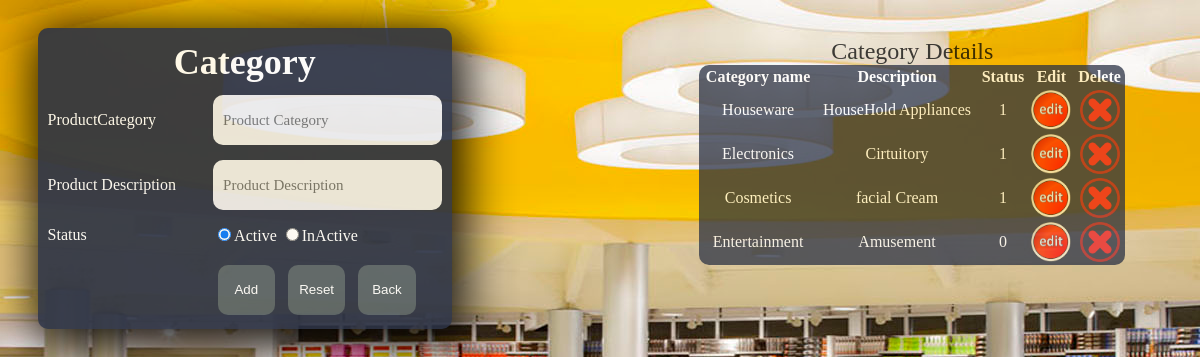
The page /category.php (signed in) on the database its author committed.
### tables this page shows
CREATE TABLE `category` (
  `cat_id` int(11) NOT NULL AUTO_INCREMENT,
  `cat_name` varchar(255) DEFAULT NULL,
  `cat_description` varchar(255) DEFAULT NULL,
  `cat_active` int(11) DEFAULT NULL,
  PRIMARY KEY (`cat_id`)
);

### category.php (the view, shortened to what this page needs)
<html>
	<head>
			<link rel="stylesheet" type="text/css" href="category.css">
	</head>
<body>
	<?php
	echo "<div id='div1'><table border='0' id='fom1'>
  <caption><font size='5' color='black'>Category Details</font></caption>
	<tr>
	<th>Category name</th>
	<th>Description</th>
	 <th>Status</th>
	 <th>Edit</th>
	 <th>Delete</th>
     </tr>";
     $con=mysqli_connect("localhost","root","","ishopmangementsystem");
     $sql="select * from category";
     $res=$con->query($sql);
     while($row=$res->fetch_assoc())
 {
   echo "<tr><td><center>".$row["cat_name"]."</center></td><td><center>".$row['cat_description'].
   "</center></td><td><center>".$row['cat_active']."</center></td>";
   echo "<td><center><a href='edit_category.php?eid=".$row["cat_id"]."'><img src='edit.png' height='40px' width='40px'></a></center></td>";
   echo "<td><center><a href='category.php?did=".$row["cat_id"]."'><img src='del.png' width='40px' height='40px'></a></center></td></tr>";
 }
 echo "</table></div>";
?>
<div>
		<form action="category.php" method="POST" >
			<table cellspacing="5" cellpadding="5" id="div2">
        <th colspan="2" id="txt">Category</th>
        <tr>
          <td>ProductCategory</td>
          <td><input type="text" name="name"  placeholder="Product Category" class="inpt"></td>
        </tr>
        <tr>
				  <td>Product Description</td>
          <td><input type="text" name="desc" placeholder="Product Description" class="inpt"></td>
        </tr>
        <tr>
			     <td>Status</td>
           <td><input type="radio" name="status" value="1" id="active" checked>Active
				       <input type="radio" name="status" value="0" id="inactive" >InActive
           </td>
        </tr>
        <tr>
          <td></td>
          <td>
      				<input type="submit" value="Add" name="add"  id="add" class="btn">
      				<input type="reset" value="Reset" name="reset"   class="btn" id="Reset">
      				<input type="submit" value="Back" name="back"  class="btn" id="back">
  			   </td>
		    </tr>
    </table>
    </form>
    </div>
</body>
</html>

### category.css (style rules this page uses)
body { background: url(category.jpg); background-repeat; }
#div1 { margin-top:10px; float:right; width:40%; height:auto; margin-right:5% ; opacity: 0.87; }
#div2 { float:left; margin-left:2.5%; margin-top:20px; width:35%; height: auto; background: rgb(42,49,68); opacity: 0.9; border-radius: 10px; box-shadow: 5px 8px 50px 8px black; transition: 0.9s ease-in-out; font-family: "Comic Sans MS"; size:20px; color: white; }
.inpt { width: 100%; height:50px; border: none; border-radius: 10px; padding-left: 10px; font-size: 15px; font-family: "Comic Sans MS"; opacity: 0.9; }
.btn { color: white; width: 25%; height: 50px; border: none; margin:2%; border-radius: 10px; text-align: center; background: rgb(86,97,102); cursor: pointer; }
table { color:white; }
#fom1 { float:left; margin-top: 20px; width:90%; height:auto; margin-left: 40px; font-family: "Comic Sans MS"; background: rgb(42,49,68); border-radius: 10px; color:white; opacity: 0.85; }
#txt { color:white; font-size: 36px; position: relative; top:3px; font-family: "Monotype Corsiva"; transition: 0.9s ease-in-out; }

### rows shown on the page
category: cat_name "Houseware", cat_description "HouseHold Appliances", cat_active "1"
category: cat_name "Electronics", cat_description "Cirtuitory", cat_active "1"
category: cat_name "Cosmetics", cat_description "facial Cream", cat_active "1"
category: cat_name "Entertainment", cat_description "Amusement", cat_active "0"
